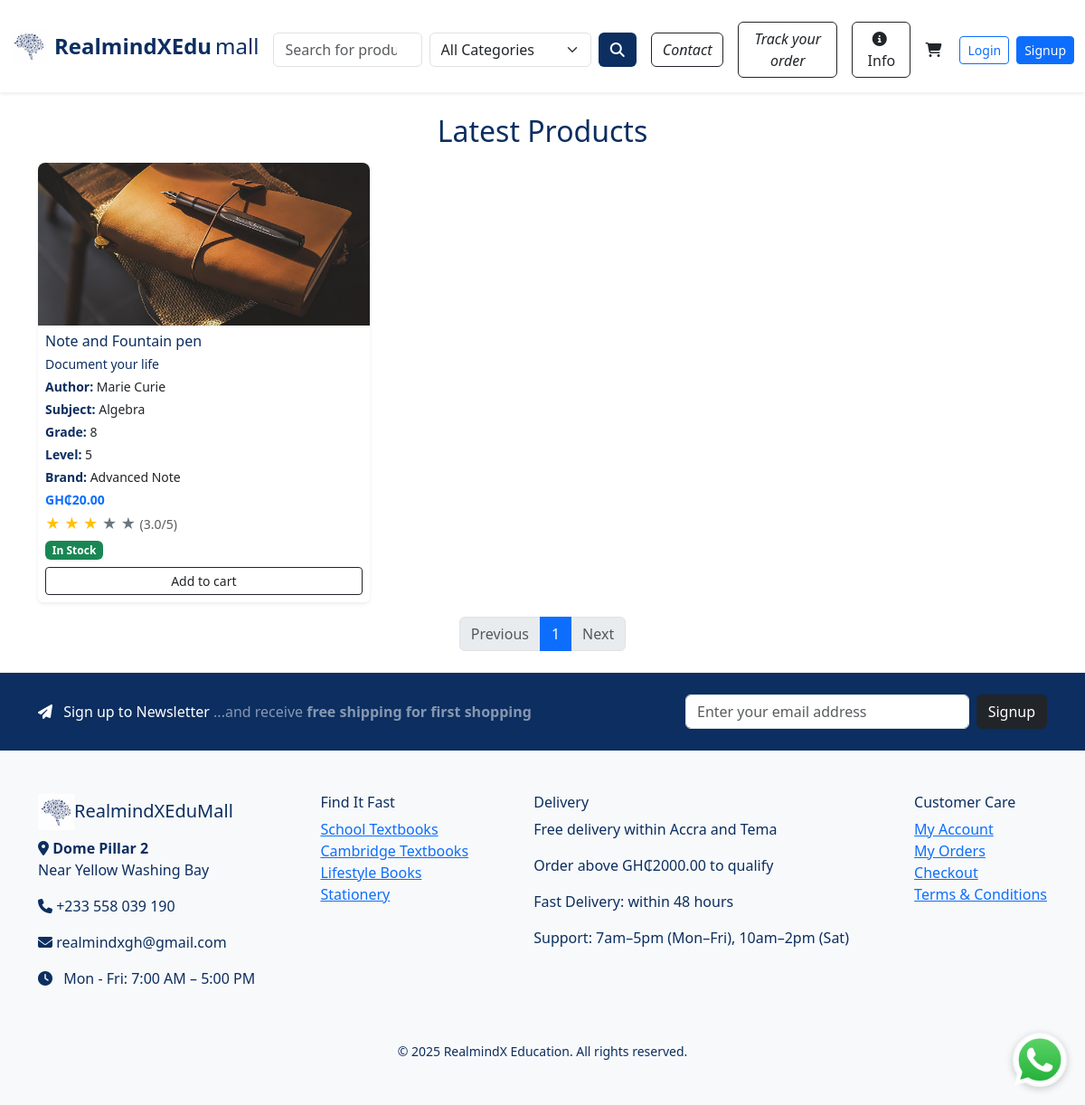
Before: / with the older database file.
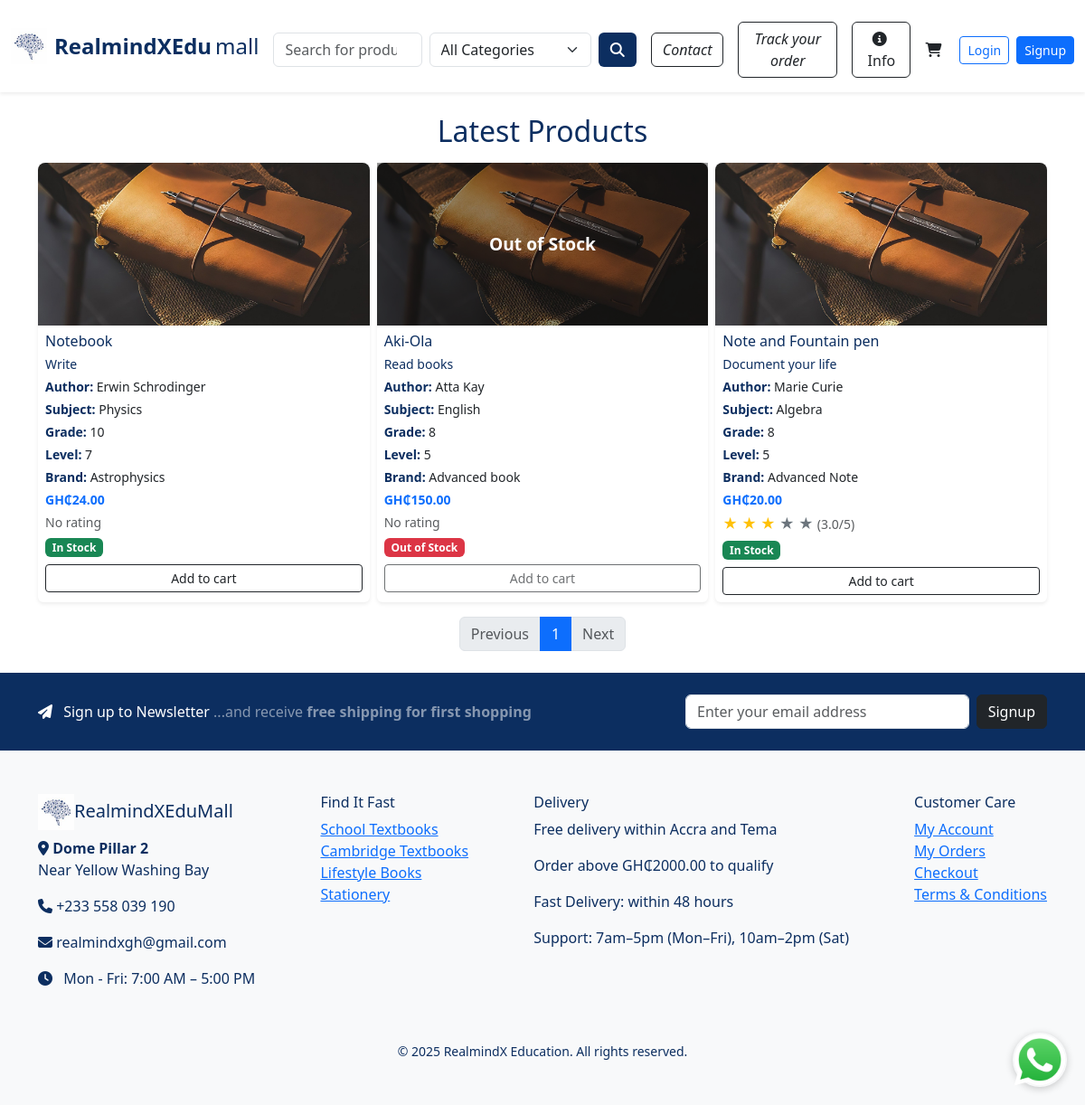
After: the same page with the newer database file.
### e_commerce/models/products.py (models this page shows, shortened)
class Product(db.Model):
    __tablename__ = 'product'  # Optional, but makes FK references safer
    id = db.Column(db.Integer, primary_key=True)
    name = db.Column(db.String(120), nullable=False)
    description = db.Column(db.Text, nullable=False)
    price = db.Column(db.Float, nullable=False)
    image_filename = db.Column(db.String(120))
    in_stock = db.Column(db.Boolean, default=True)
    date_created = db.Column(db.DateTime, default=datetime.utcnow)
    author = db.Column(db.String(120), nullable=True)
    brand = db.Column(db.String(120), nullable=True)
    grade = db.Column(db.String(50), nullable=True)
    level = db.Column(db.String(50), nullable=True)
    subject = db.Column(db.String(100), nullable=True)
    ratings = db.relationship('ProductRating', back_populates='product', lazy=True)
    category_id = db.Column(db.Integer, db.ForeignKey('category.id'))
    category = db.relationship('Category', back_populates='products')
    order_items = db.relationship('OrderItem', backref='product', lazy=True)

### e_commerce/routes/main_routes.py (the view)
@main_bp.route('/')
def home():
    page = request.args.get('page', 1, type=int)
    per_page = 12  # or any number you prefer
    products = Product.query.order_by(Product.date_created.desc()).paginate(
        page=page,
        per_page=per_page,
        error_out=False
    )
    return render_template('home.html', products=products)

### e_commerce/templates/home.html (shortened to what this page needs)
{% extends "index.html" %}
{% block content %}
<div class="container my-4">
  {% if not current_user.is_authenticated %}
    <h2 class="text-center mb-3" style="color: #0C2E60;">Latest Products</h2>
    {% if products.items %}
      <div class="row g-2">
        {% for product in products.items %}
        <div class="col-6 col-md-4">
          <div class="card h-100 shadow-sm border-0">
            <div class="position-relative" style="height: 180px;">
              <img
                src="{{ url_for('static', filename='uploads/' ~ product.image_filename) }}"
                class="card-img-top"
                alt="{{ product.name }}"
                style="height: 100%; object-fit: cover; border-top-left-radius: .5rem; border-top-right-radius: .5rem;">
              {% if not product.in_stock %}
              <div class="position-absolute top-0 start-0 w-100 h-100 d-flex justify-content-center align-items-center"
                   style="background-color: rgba(0, 0, 0, 0.4); z-index: 10;">
                <span class="text-white fw-bold" style="font-size: 1.2rem;">Out of Stock</span>
              </div>
              {% endif %}
            </div>
            <div class="card-body p-2">
              <h6 class="card-title mb-1" style="color: #0C2E60;">{{ product.name }}</h6>
              <p class="card-text small mb-1" style="color: #0C2E60;">
                {{ product.description[:60] }}{% if product.description|length > 60 %}...{% endif %}
              </p>
              {% if product.author %}
              <p class="mb-1 small"><strong style="color: #0C2E60;">Author:</strong> {{ product.author }}</p>
              {% endif %}
              {% if product.subject %}
              <p class="mb-1 small"><strong style="color: #0C2E60;">Subject:</strong> {{ product.subject }}</p>
              {% endif %}
              {% if product.grade %}
              <p class="mb-1 small"><strong style="color: #0C2E60;">Grade:</strong> {{ product.grade }}</p>
              {% endif %}
              {% if product.level %}
              <p class="mb-1 small"><strong style="color: #0C2E60;">Level:</strong> {{ product.level }}</p>
              {% endif %}
              {% if product.brand %}
              <p class="mb-1 small"><strong style="color: #0C2E60;">Brand:</strong> {{ product.brand }}</p>
              {% endif %}
              <p class="text-primary fw-bold small mb-1">GH₵{{ '%.2f'|format(product.price) }}</p>
              {% if product.ratings %}
                {% set avg_rating = (product.ratings | map(attribute='rating') | list | sum) / product.ratings|length %}
                <div class="mb-1">
                  {% for i in range(1, 6) %}
                    {% if i <= avg_rating %}
                      <span class="text-warning">&#9733;</span>
                    {% else %}
                      <span class="text-secondary">&#9733;</span>
                    {% endif %}
                  {% endfor %}
                  <small class="text-muted">({{ '%.1f' % avg_rating }}/5)</small>
                </div>
              {% else %}
                <small class="text-muted d-block mb-1">No rating</small>
              {% endif %}
              <span class="badge {{ 'bg-success' if product.in_stock else 'bg-danger' }} mb-2">
                {{ 'In Stock' if product.in_stock else 'Out of Stock' }}
              </span>
              {% if product.in_stock %}
                <a href="{{ url_for('cart.add_quantity', product_id=product.id) }}" class="btn btn-outline-dark btn-sm w-100">Add to cart</a>
              {% else %}
                <button class="btn btn-outline-dark btn-sm w-100" disabled>Add to cart</button>
              {% endif %}
            </div>
          </div>
        </div>
        {% endfor %}
      </div>
      <nav aria-label="Page navigation">
        <ul class="pagination justify-content-center mt-3">
          {% if products.has_prev %}
            <li class="page-item">
              <a class="page-link" href="{{ url_for('main.home', page=products.prev_num) }}">Previous</a>
            </li>
          {% else %}
            <li class="page-item disabled">
              <span class="page-link">Previous</span>
            </li>
          {% endif %}
          {% for p in products.iter_pages(left_edge=1, right_edge=1, left_current=1, right_current=2) %}
            {% if p %}
              <li class="page-item {% if p == products.page %}active{% endif %}">
                <a class="page-link" href="{{ url_for('main.home', page=p) }}">{{ p }}</a>
              </li>
            {% else %}
              <li class="page-item disabled"><span class="page-link">…</span></li>
            {% endif %}
          {% endfor %}
          {% if products.has_next %}
            <li class="page-item">
              <a class="page-link" href="{{ url_for('main.home', page=products.next_num) }}">Next</a>
            </li>
          {% else %}
            <li class="page-item disabled">
              <span class="page-link">Next</span>
            </li>
          {% endif %}
        </ul>
      </nav>
    {% else %}
      <div class="alert alert-warning text-center">No products available at the moment.</div>
    {% endif %}
  {% else %}
    <div class="alert alert-info text-center">
      Welcome, {{ current_user.username }}. You can view and rate your
      <a href="{{ url_for('main.purchased_products') }}">purchased products here</a>.
    </div>
  {% endif %}
</div>
{% endblock %}

### e_commerce/templates/index.html (shortened to what this page needs)
<!DOCTYPE html>
<html lang="en">
<head>
  <link href="https://cdn.jsdelivr.net/npm/bootstrap@5.3.3/dist/css/bootstrap.min.css" rel="stylesheet">
  <link rel="stylesheet" href="https://cdnjs.cloudflare.com/ajax/libs/font-awesome/6.6.0/css/all.min.css">
</head>
<body>
<nav class="navbar navbar-expand-lg navbar-light bg-white shadow-sm py-3">
  <div class="container-fluid">
    <a class="navbar-brand d-flex align-items-center" href="{{ url_for('main.home') }}">
      <img src="{{ url_for('static', filename='images/brain.jpg') }}" alt="Logo" width="40" class="me-2">
      <div class="d-flex align-items-baseline fs-4" style="color: #0C2E60;">
        <strong class="me-1">RealmindXEdu</strong><span>mall</span>
      </div>
    </a>
    <div class="collapse navbar-collapse d-none d-lg-flex justify-content-between mt-2">
      <div class="d-flex align-items-center w-100">
        {% if not current_user.is_authenticated %}
        <form method="GET" action="{{ url_for('main.search') }}" class="d-flex w-50 me-3">
          <input class="form-control me-2" type="search" name="q" placeholder="Search for products, author, level..." autocomplete="off">
          <select name="category" class="form-select me-2">
            <option value="">All Categories</option>
          </select>
          <button class="btn text-white" style="background-color: #0C2E60;"><i class="fas fa-search"></i></button>
        </form>
        {% endif %}
        <div class="d-flex align-items-center ms-auto">
          {% if not current_user.is_authenticated %}
            <a href="{{ url_for('main.contact') }}" class="btn btn-outline-dark me-3"><i>Contact</i></a>
            <a href="{{ url_for('main.track_order') }}" class="btn btn-outline-dark me-3"><i>Track your order</i></a>
            <a href="{{ url_for('main.info') }}" class="btn btn-outline-dark me-3"><i class="fas fa-info-circle me-1"></i> Info</a>
            <a href="{{ url_for('cart.view_cart') }}" class="nav-link me-3"><i class="fas fa-shopping-cart me-1"></i></a>
            <a href="{{ url_for('auth.login') }}" class="btn btn-outline-primary btn-sm me-2">Login</a>
            <a href="{{ url_for('auth.user_signup') }}" class="btn btn-primary btn-sm">Signup</a>
          {% else %}
            <span class="me-3">Welcome, {{ current_user.username }}</span>
            <a class="nav-link me-3" href="{{ url_for('main.purchased_products') }}"><i class="fas fa-box-open me-1"></i> My Orders</a>
            <a href="{{ url_for('auth.logout') }}" class="btn btn-outline-danger btn-sm">Logout</a>
          {% endif %}
        </div>
      </div>
    </div>
  </div>
</nav>
<main>
  {% block content %}{% endblock %}
</main>
<section class="text-white py-4" style="background-color: #0C2E60;">
  <div class="container d-flex flex-column flex-md-row justify-content-between align-items-center">
    <p class="mb-3 mb-md-0 fs-6">
      <i class="fas fa-paper-plane me-2"></i> Sign up to Newsletter
      <span class="text-white-50">...and receive <strong>free shipping for first shopping</strong></span>
    </p>
    <form method="POST" action="{{ url_for('main.subscribe_newsletter') }}" class="d-flex" style="max-width: 400px; width: 100%;">
      <input type="email" name="email" class="form-control me-2" placeholder="Enter your email address" required>
      <button class="btn btn-dark" type="submit">Signup</button>
    </form>
  </div>
</section>
<footer class="bg-light py-5" style="color: #0C2E60;">
  <div class="container d-flex flex-wrap justify-content-between">
    <div class="mb-4">
      <h5><img src="{{ url_for('static', filename='images/brain.jpg') }}" width="40"><span style="color: #0C2E60;">RealmindXEduMall</span></h5>
      <p><i class="fa fa-map-marker-alt"></i> <strong>Dome Pillar 2</strong><br>Near Yellow Washing Bay</p>
      <p><i class="fa fa-phone"></i> +233 558 039 190</p>
      <p><i class="fa fa-envelope"></i> realmindxgh@gmail.com</p>
      <p><i class="fa fa-clock me-2"></i> Mon - Fri: 7:00 AM – 5:00 PM</p>
    </div>
    <div>
      <h6>Find It Fast</h6>
      <ul class="list-unstyled">
        <li><a href="#">School Textbooks</a></li>
        <li><a href="#">Cambridge Textbooks</a></li>
        <li><a href="#">Lifestyle Books</a></li>
        <li><a href="#">Stationery</a></li>
      </ul>
    </div>
    <div>
      <h6>Delivery</h6>
      <p>Free delivery within Accra and Tema</p>
      <p>Order above GH₵2000.00 to qualify</p>
      <p>Fast Delivery: within 48 hours</p>
      <p>Support: 7am–5pm (Mon–Fri), 10am–2pm (Sat)</p>
    </div>
    <div>
      <h6>Customer Care</h6>
      <ul class="list-unstyled">
        <li><a href="{{ url_for('auth.login') }}">My Account</a></li>
        <li><a href="{{ url_for('auth.login') }}">My Orders</a></li>
        <li><a href="{{ url_for('auth.login') }}">Checkout</a></li>
        <li><a href="#">Terms & Conditions</a></li>
      </ul>
    </div>
  </div>
  <div class="text-center mt-3">
    <small id="copyright"></small>
  </div>
</footer>
<a href="https://wa.me/233558099689" class="whatsapp-float" target="_blank" style="position: fixed;
  bottom: 20px;
  right: 20px;
  z-index: 9999;
  background-color: transparent;
  border-radius: 50%;
  box-shadow: 0 2px 8px rgba(0,0,0,0.2);
  transition: transform 0.2s ease-in-out;">
    <img src="{{ url_for('static', filename='images/whatsapp.png') }}" alt="WhatsApp" width="60">
</a>
</body>
</html>

Changed rows visible on the page:
added Product: image_filename (picture), name "Notebook", description "Write", author "Erwin Schrodinger", subject "Physics", grade "10", level "7", brand "Astrophysics", price "24.00", shows "No rating", in_stock "In Stock"
added Product: image_filename (picture), shows "Out of Stock", name "Aki-Ola", description "Read books", author "Atta Kay", subject "English", grade "8", level "5", brand "Advanced book", price "150.00", shows "No rating", in_stock "Out of Stock", shows "Add to cart"
